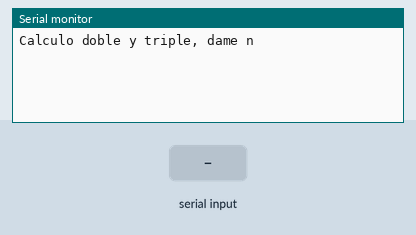
This sketch was run on a simulated Arduino Uno, built with avr-gcc and run on an emulated ATmega328P. Parts: the last lines printed to the serial monitor. The inputs (shaded band) are chosen by the test bench.

Above: at 1.2 s.
1.3 s: "90,45\n" received over Serial
At 2.0 s:
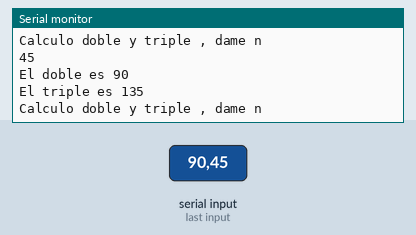
2.8 s: "30,150\n" received over Serial
At 5.1 s:
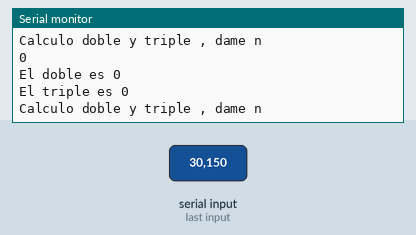
Timing chart, 0 to 6.6 s (numbered marks = the images above; inputs shaded):
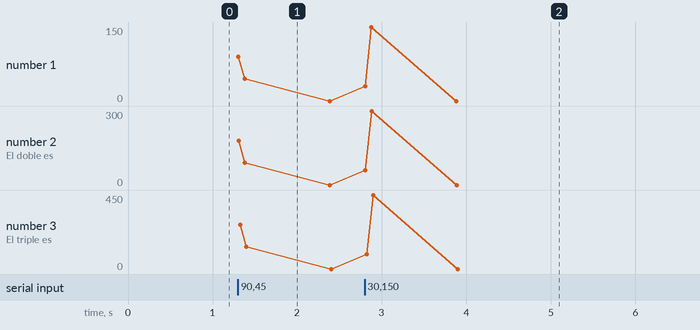

The sketch:

arduino.53.dobletripleconfunciones.ino
```cpp
int condicion = 0; //condicion control de flujo
int n = 0; //numero a leer

void setup() {
  Serial.begin(9600); //velocidad serial 9600
  Serial.println("Calculo doble y triple, dame n");
}
void loop() {

  while (condicion == 0) {   //condicion inicial entra es 0
    if (Serial.available() > 0) {   //si hay dato en serial entra
      n = Serial.parseInt(); //lee el entero del serial
      Serial.println(n);  //muestra n
      condicion = 1;   //cambia condicion sale de bucle ya se tiene dato
    }
  }

  int dob = doble(n);
  int tri = triple(n);
  Serial.print("El doble es "); Serial.println(dob); //muestra la funcion doble del valor ingresado
  Serial.print("El triple es "); Serial.println(tri); //muestra la funcion doble del valor ingresado
  Serial.println("Calculo doble y triple , dame n");
  condicion = 0;            //cambia condicion regresar a bucle inicial

}

int doble(int x) { //define funcion de doble
  int d;       //tipo de dato de doble
  d = 2 * x;   //operacion de doble
  return d;    //devuelve valor de doble
}

int triple(int a) { //define funcion de doble
  int t;       //tipo de dato de triple
  t = 3 * a;   //operacion de triple
  return t;    //devuelve valor de doble
}
```

Measured:
- after the input at 1.3 s, the serial monitor: prints a new line at once (image 1)
- after the input at 2.8 s, the serial monitor: prints a new line at once (image 2)
